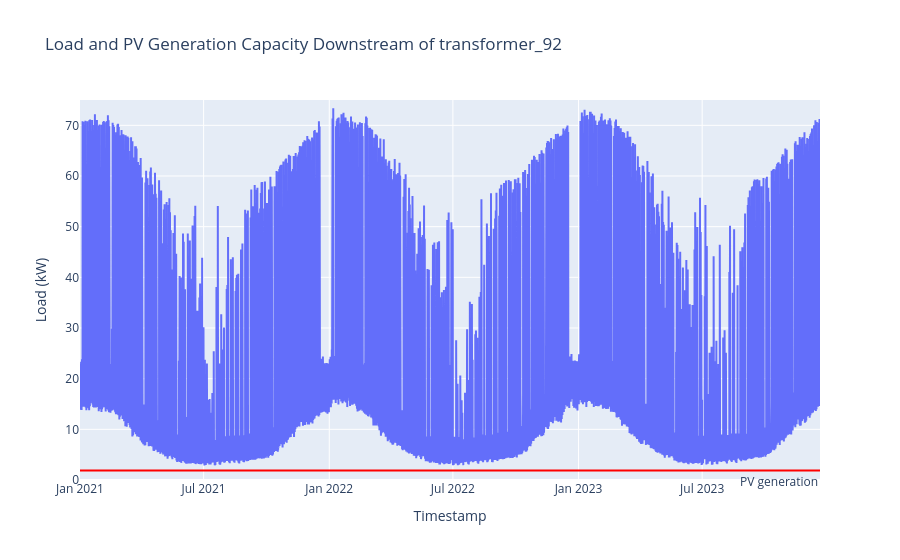

The notebook cell saved with this chart:
### Markdown cell above
#### Load and PV Generation Capacity

Let's assume we want to install a PV system with a generation capacity of 1.9 kW (DC) in this grid section with a maximum generation capacity of 1.87 kW (AC). How many similar systems can we install in this section of the grid?

Initially, let's compare the load with the generation capacity of one PV system.

### Code cell
# Add PV maximum generation capacity and display.
pv_value = 1.87
load_plot(df_transformer_load, pv_value, pv_generation_plot = True)

### Figure 1 — Plotly figure (JSON) as saved in the notebook; plotly's stock layout.template omitted (floating-point values rounded to 4 significant figures; data arrays with more than 128 entries replaced by an {"elided": "..."} marker saying what was removed)
{"data": [{"name": "", "type": "scatter", "x": {"elided": "26006 str values"}, "y": {"elided": "26006 float values"}}], "layout": {"annotations": [{"showarrow": false, "text": "PV generation", "x": 1, "xanchor": "right", "xref": "x domain", "y": 1.87, "yanchor": "top", "yref": "y"}], "legend": {"x": 0.05, "xanchor": "left", "y": 1, "yanchor": "top"}, "shapes": [{"line": {"color": "red"}, "type": "line", "x0": 0, "x1": 1, "xref": "x domain", "y0": 1.87, "y1": 1.87, "yref": "y"}], "title": {"text": " Load and PV Generation Capacity Downstream of transformer_92"}, "xaxis": {"anchor": "y", "domain": [0, 1], "title": {"text": "Timestamp"}}, "yaxis": {"anchor": "x", "domain": [0, 1], "range": [0, 75], "title": {"text": "Load (kW)"}}}}
